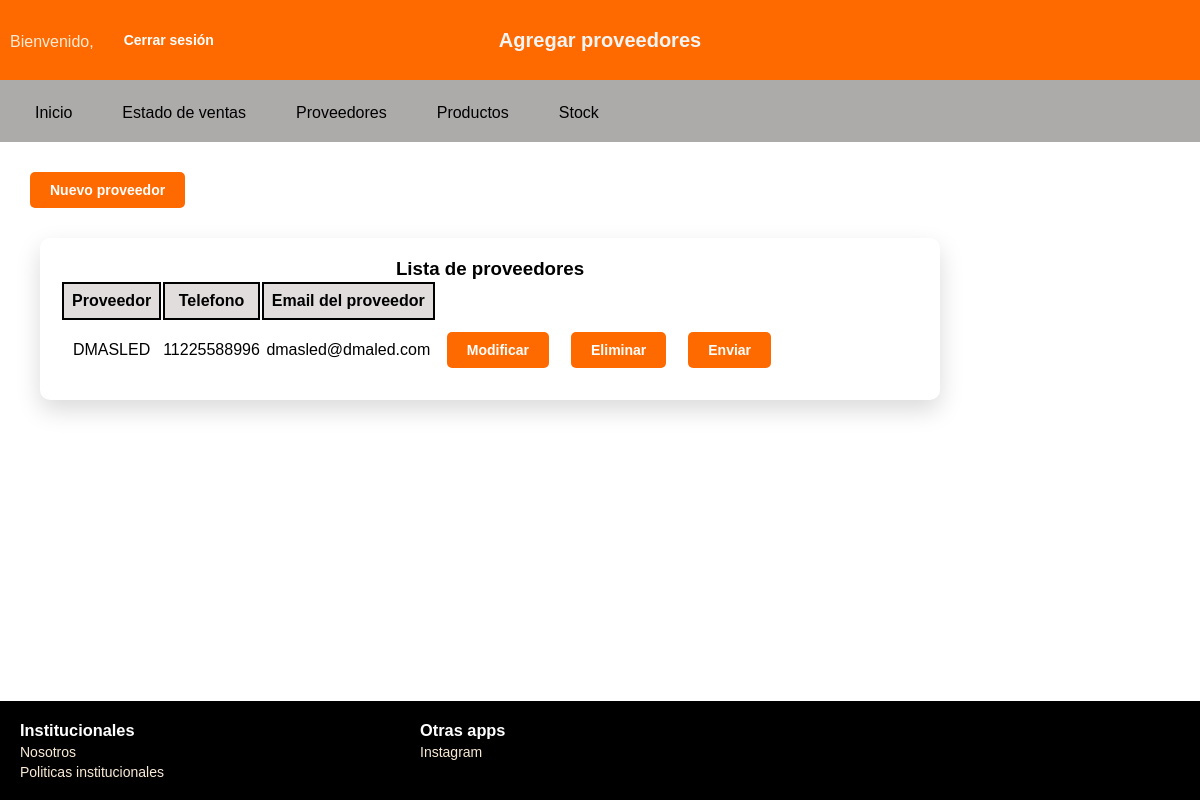
The app's page /proyecto/accounts/agregarproveedor/, older data.
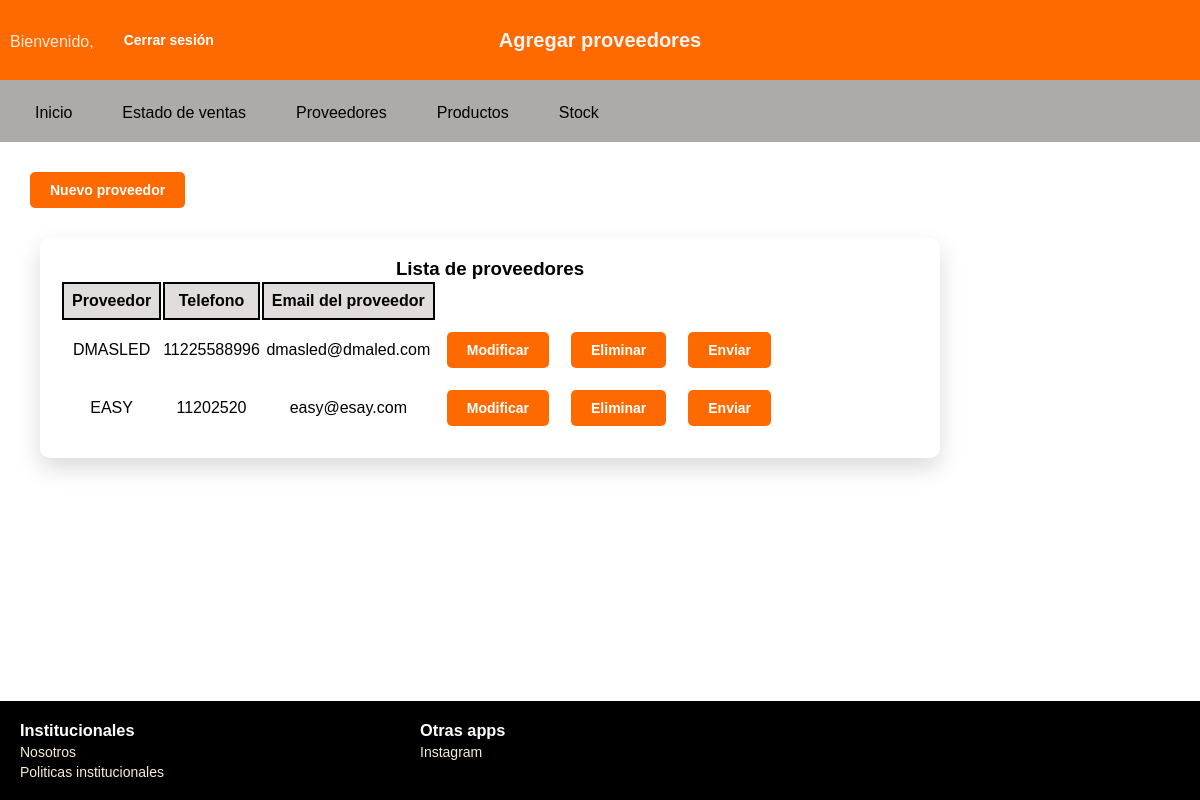
The same page, newer data.
### accounts/models.py (models this page shows)
class NuevosProveedores(models.Model):
    nombre = models.CharField()
    email = models.EmailField()
    telefono = models.IntegerField()

### accounts/views.py (the view)
# urls.py: path('agregarproveedor/',views.agregarproveedor, name="agregarproveedor"),
def agregarproveedor(request):
    mensaje_error = None
    if request.method == "POST":
        form = NuevoProveedor(request.POST)
        if form.is_valid():
            nombre = form.cleaned_data['nombre']
            email = form.cleaned_data['email']
            telefono = form.cleaned_data['telefono']
            NuevosProveedores.objects.create(
                nombre = nombre,
                email = email,
                telefono = telefono
            )
            return redirect ('agregarproveedor')
    else:
        form = NuevoProveedor()
    proveedores = NuevosProveedores.objects.all()
    return render(request,"accounts/agregarproveedor.html", {
        "form": form,
        "proveedores": proveedores,
        "error": mensaje_error
    })

### accounts/templates/accounts/agregarproveedor.html (shortened to what this page needs)
{% load static %}
<!DOCTYPE html>
<html lang="es">
<head>
    <link rel="stylesheet" href="{% static 'accounts/styles_pedidosprov.css' %}">
</head>
<body>
    <header>
        <h2 class="title">Agregar proveedores</h2>
        <a class="user_register" href="{% url 'user_profile' %}">Bienvenido, {{request.user.username}} </a>
        <form method="POST" action="{% url 'logout' %}">
        <button class="btn-nuevo" type="submit">Cerrar sesión</button>
    </header>
<nav>
        <ul class="menu">
            <li><a href="{% url 'general' %}">Inicio</a></li>
            <li class="dropdown">
                <a href="#">Estado de ventas</a>
            </li>
            <li class="dropdown">
            <a href="#">Proveedores</a>
            </li>
            <li><a href="{% url 'productos' %}"> Productos</a></li>
            <li><a href="{% url 'stock' %}"> Stock</a></li>
        </ul>
    </nav>
    <main>
    {% block content %}
        <Button type="button" onclick= abrirModal() class="btn-nuevo">Nuevo proveedor </Button>
        <section>
            <h3>Lista de proveedores</h3>
            <table>
                <tr>
                    <th>Proveedor</th>
                    <th>Telefono</th>
                    <th>Email del proveedor</th>
                </tr>
                    {% for n in proveedores %}
                <tr>
                    <td>{{ n.nombre }}</td>
                    <td>{{ n.telefono }}</td>
                    <td>{{ n.email }}</td>
                    <td><button class="btn-nuevo">Modificar</button></td>
                    <td><button class="btn-nuevo">Eliminar</button></td>
                    <td><button class="btn-nuevo">Enviar</button></td>
                </tr>
                {% endfor %}
            </table>
        </section>
    {% endblock %}
    </main>
    <footer>
        <div class="institucionales">
            <h3 class="titulo">Institucionales</h3>
                <a href="{% url 'nosotros' %}">Nosotros</a>
                <a href="{% url 'institucionales' %}">Politicas institucionales</a>
        </div>
        <div class="apps">
            <h3 class="titulo">Otras apps</h3>
                <a href="{% url 'instagram' %}">Instagram</a>
        </div>
    </footer>
</body>
</html>

Row changes from the older to the newer data that the page shows:
added NuevosProveedores: nombre "EASY", telefono "11202520", email "easy@esay.com"
